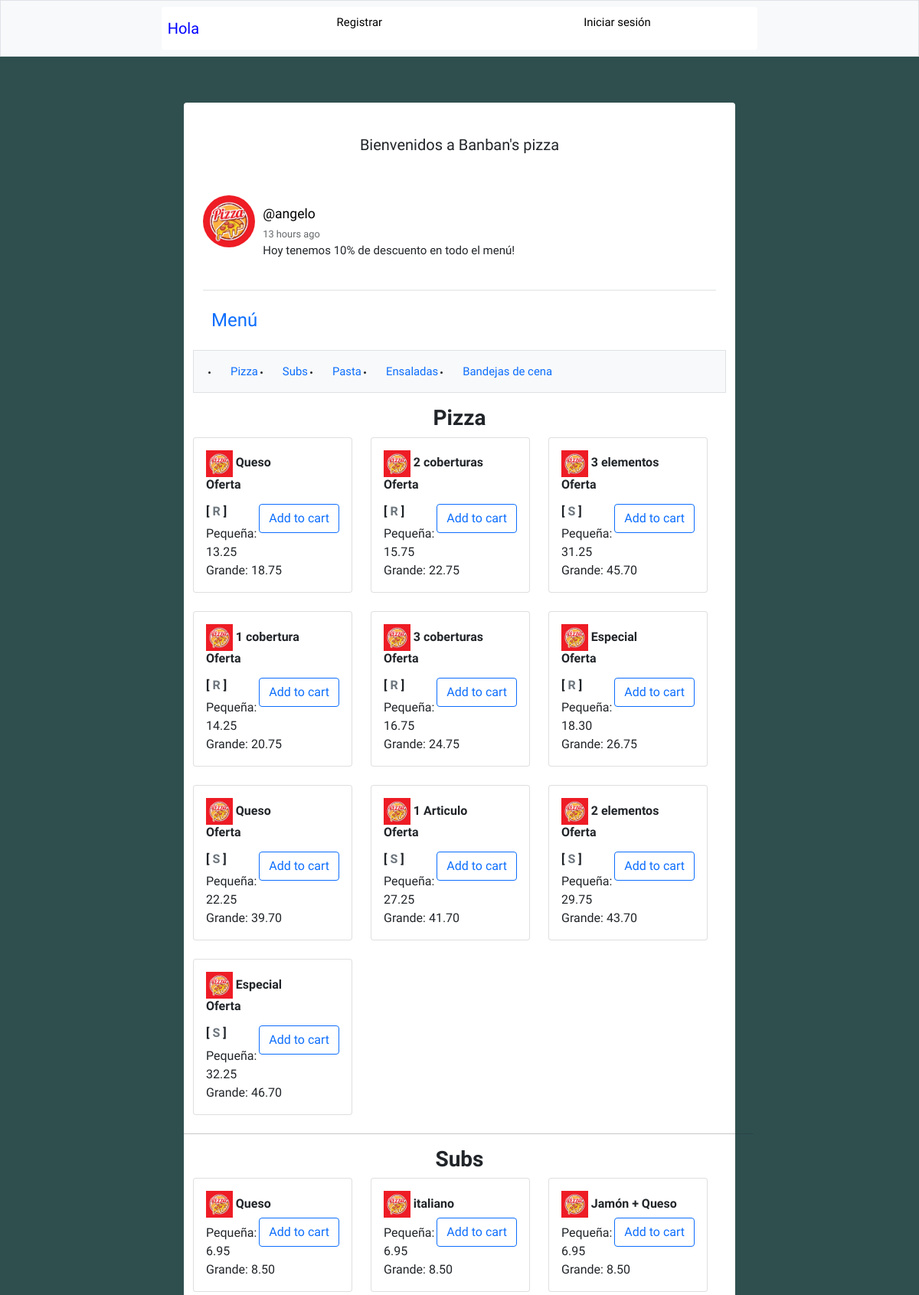
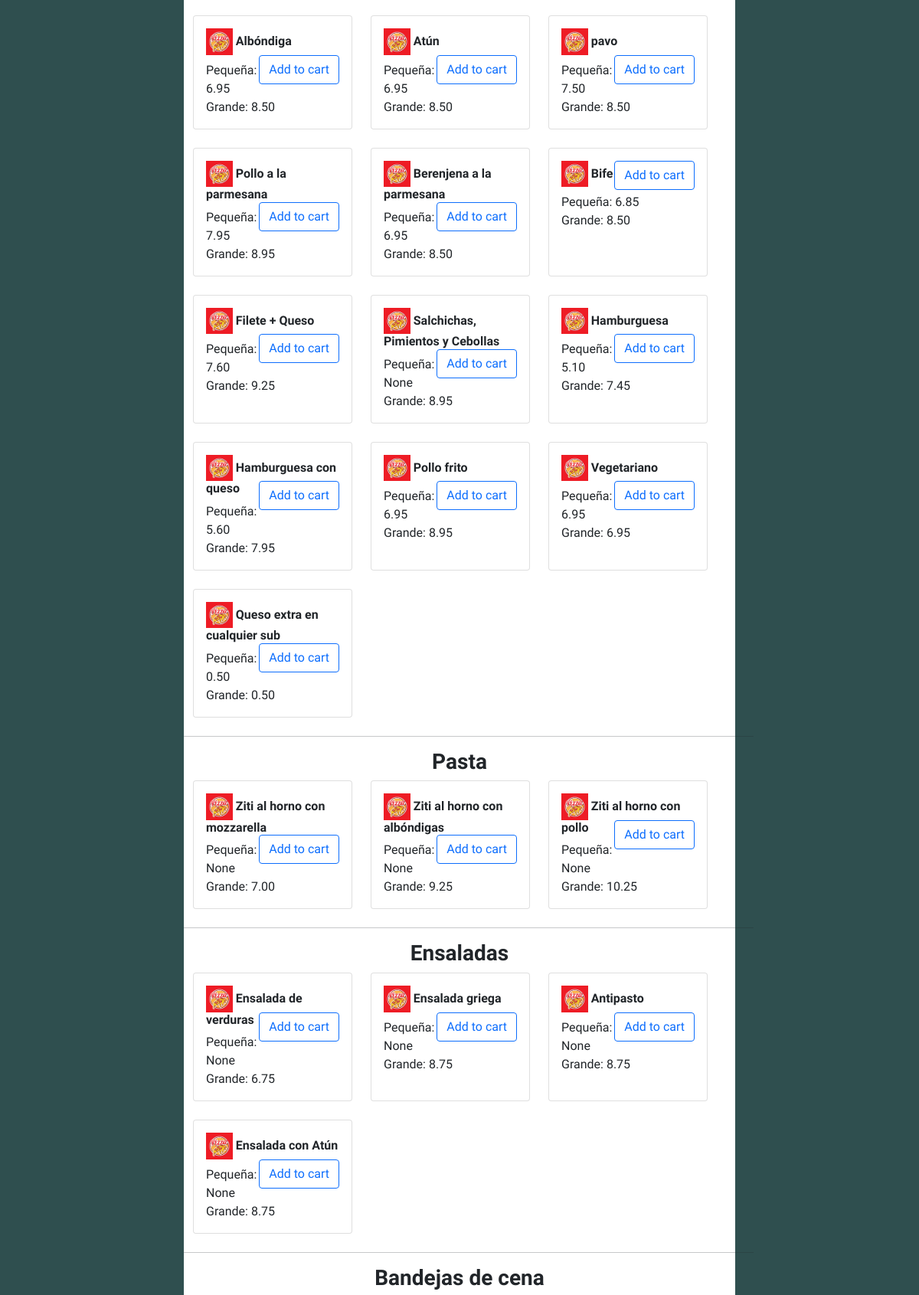
The page / (upper part) on the database its author committed (2 pictures, top to bottom).
### orders/models.py (models this page shows, shortened)
class Post(models.Model):
	user = models.ForeignKey(User, on_delete=models.CASCADE, related_name='posts')
	timestamp = models.DateTimeField(default=timezone.now)
	content = models.TextField()
	class Meta:
		ordering = ['-timestamp']

class Item_Category(models.Model):
    name = models.CharField(max_length=64)

class Item(models.Model):
    TYPE = [
        ('R', 'Regular Pizza'),
        ('S', 'Sicilian Pizza')
    ]
    category = models.ForeignKey(Item_Category, on_delete=models.CASCADE, related_name='item_category')
    name = models.CharField(max_length=64)
    item_type = models.CharField(max_length=1, choices=TYPE, blank=True, null=True)
    price_small = models.DecimalField(max_digits=6, decimal_places=2, blank=True, null=True)
    price_large = models.DecimalField(max_digits=6, decimal_places=2, blank=True, null=True)
    image = models.ImageField(upload_to='static/image/', blank=True)
    def max_topping(self):
        if(self.name[0].isdigit()):
            string = ''
            for i in range(1, int(self.name[0]) +1):
                string += f'{i}'
            return string
        return None

### orders/views.py (the view)
# urls.py: path('', views.index, name='index'),
def index(request):
	context = {
        'item_cats': Item_Category.objects.all(),
        'items': Item.objects.all(),
        'toppings': Topping.objects.all(),
        'posts': Post.objects.all()
    }
	return render(request, 'index.html', context)

### orders/templates/index.html (shortened to what this page needs)
{% extends 'layout.html' %}
{% load humanize %}
{% block content %}
{% for post in posts %}
<div class="col" style="text-align: center;">
  <h1>Bienvenidos a Banban's pizza</h1>
</div>
<article>
    <div class="container-article">
        <img src="../../static/pizza.jpg">
        <div>
          <h2 class="username"><a href="{% url 'profile' post.user.username %}">@{{ post.user.username }}</a></h2>
          <time data-time="#">{{ post.timestamp|naturaltime }}</time>
          <div class="post">{{ post.content }}</div>
      </div>
    </div>
</article>
{% endfor %}
<body>
  <div class="tab-content" id="pills-tabContent">
    <div
      class="tab-pane fade show active container"
      id="pills-profile"
      role="tabpanel"
      aria-labelledby="pills-profile-tab"
    >
      <h2 class="h4 m-4 text-primary">Menú</h2>
      <ul class="navbar navbar-expand-lg navbar-light bg-light border">
        {%for item_cat in item_cats %}
        <li class="nav-item">
            <a class="nav-link" href="#{{item_cat.name}}">{{item_cat.name}}</a>
        </li>
        {%endfor%}
      </ul>
      <div class="row row-cols-sm-1">
        {% block body %}
            {%for item_cat in item_cats %}
            <h3 id="{{item_cat.name}}" style="text-align: center;"><strong>{{item_cat.name}}</strong></h3>
            <div class="row row-cols-1 row-cols-md-3">
                {% for item in items %}
                    {% if item.category == item_cat %}
                    <div class="col mb-4">
                        <div class="card h-100"">
                            <div class="card-body">
                                <h5 class="card-title">
                                  <img src="../../static/pizza.jpg" style="width:20%">
                                    <strong>
                                        {{item.name}}
                                        {%if item.item_type != none %}
                                            <p>Oferta</p>
                                            [ <span class="text-muted">{{item.item_type}}</span> ]
                                        {%endif%}
                                    </strong>
                                    <button style="float: right;" class="btn btn-outline-primary" data-toggle="modal" data-target="#item-{{item.id}}-modal">Add to cart</button>
                                </h5>
                                <p class="card-text">Pequeña: {{item.price_small}}<br>Grande: {{item.price_large}} </strong></p>
                            </div>
                        </div>
                    </div>
                    {%endif%}
                {%endfor%}
              </div><hr>
            {%endfor%}
        {%endblock%}
      </div>
    </div>
  </div>
</body>
{% endblock %}

### orders/templates/layout.html (shortened to what this page needs)
<!DOCTYPE html>
<html>
<head>
	<link href="https://cdn.jsdelivr.net/npm/bootstrap@5.0.0-beta2/dist/css/bootstrap.min.css" rel="stylesheet"/>
	<link rel="stylesheet" type="text/css" href="../../static/normalize.css">
	<link rel="stylesheet" type="text/css" href="../../static/style.css">
</head>
<body>
	<header class="navbar sticky-top navbar-expand-lg navbar-light bg-light border">
		<nav class="main">
			<a class="navbar-brand" style="color: blue;" href="{% url 'index' %}">
                Hola {{ user.username }} {%if request.user.is_staff %} - Admin {%endif%}
            </a>
			<ul>
			{% if request.user.is_authenticated %}
			<li><a href="{% url 'logout' %}">Salir</a></li>
			<li class="nav-item"><a class="nav-link" href="{% url 'orders' %}">Mis ordenes</a></li>
			<li class="nav-item"><a class="nav-link" href="{% url 'cart' %}">Carrito</a></li>
			{% else %}
			<li><a href="{% url 'register' %}">Registrar</a></li>
			<li><a href="{% url 'login' %}">Iniciar sesión</a></li>
			{% endif %}
		</ul>
	</nav>
</header>
<div class="main">
	<nav class="second-nav">
	</nav>
	{% block content %}
	{% endblock content %}
	</div>
</body>
</html>

### orders/static/style.css (style rules this page uses)
body { background: #2F4F4F; font-size: 62.5%; font-family: 'Varela Round', Helvetica, Arial, serif; }
h5 { font-size: 1rem; margin-bottom: 0; }
p { font-size: 1rem; }
button { font-size: 1rem; color: white; padding: 0.4rem 1.4rem; border: none; background: #7A9D96; border-radius: 4px; cursor: pointer; }
img { object-fit: cover; }
nav.main { min-height: 7vh; display: flex; width: 65%; margin: auto; align-items: center; padding: 0.5rem; }
nav.main ul { display: flex; flex: 1 1 40rem; justify-content: space-around; align-items: center; list-style: none; }
a { font-size: .93rem; text-decoration: none; color: black; }
.main { background: white; width: 60%; margin: 5% auto; border-radius: 4px; padding-bottom: 20px; }
.second-nav { display: flex; padding: 15px 30px; }
article { width: 93%; margin: auto; padding: 40px 0; border-bottom: 2px solid #ECEEEF; }
.username { margin-bottom: .2rem; }
.username a { font-size: 1.1rem; }
.container-article { display: flex; }
.container-article img { height: 68px; width: 68px; margin-right: 10px; border-radius: 50%; }
time { font-size: .8rem; opacity: .7; }
.post { font-size: .94rem; }
header, .alert { z-index: 100; }

### rows shown on the page
Post: user.username "angelo", timestamp "13 hours ago", content "Hoy tenemos 10% de descuento en todo el menú!"
Item_Category: name "Pizza"
Item_Category: name "Subs"
Item_Category: name "Pasta"
Item_Category: name "Ensaladas"
Item_Category: name "Bandejas de cena"
Item: name "Queso", item_type "R", price_small "13.25", price_large "18.75"
Item: name "2 coberturas", item_type "R", price_small "15.75", price_large "22.75"
Item: name "3 elementos", item_type "S", price_small "31.25", price_large "45.70"
Item: name "1 cobertura", item_type "R", price_small "14.25", price_large "20.75"
Item: name "3 coberturas", item_type "R", price_small "16.75", price_large "24.75"
Item: name "Especial", item_type "R", price_small "18.30", price_large "26.75"
Item: name "Queso", item_type "S", price_small "22.25", price_large "39.70"
Item: name "1 Articulo", item_type "S", price_small "27.25", price_large "41.70"
Item: name "2 elementos", item_type "S", price_small "29.75", price_large "43.70"
Item: name "Especial", item_type "S", price_small "32.25", price_large "46.70"
Item: name "Queso", price_small "6.95", price_large "8.50"
Item: name "italiano", price_small "6.95", price_large "8.50"
Item: name "Jamón + Queso", price_small "6.95", price_large "8.50"
Item: name "Albóndiga", price_small "6.95", price_large "8.50"
Item: name "Atún", price_small "6.95", price_large "8.50"
Item: name "pavo", price_small "7.50", price_large "8.50"
Item: name "Pollo a la parmesana", price_small "7.95", price_large "8.95"
Item: name "Berenjena a la parmesana", price_small "6.95", price_large "8.50"
Item: name "Bife", price_small "6.85", price_large "8.50"
Item: name "Filete + Queso", price_small "7.60", price_large "9.25"
Item: name "Salchichas, Pimientos y Cebollas", price_small "None", price_large "8.95"
Item: name "Hamburguesa", price_small "5.10", price_large "7.45"
Item: name "Hamburguesa con queso", price_small "5.60", price_large "7.95"
Item: name "Pollo frito", price_small "6.95", price_large "8.95"
Item: name "Vegetariano", price_small "6.95", price_large "6.95"
Item: name "Queso extra en cualquier sub", price_small "0.50", price_large "0.50"
Item: name "Ziti al horno con mozzarella", price_small "None", price_large "7.00"
Item: name "Ziti al horno con albóndigas", price_small "None", price_large "9.25"
Item: name "Ziti al horno con pollo", price_small "None", price_large "10.25"
Item: name "Ensalada de verduras", price_small "None", price_large "6.75"
Item: name "Ensalada griega", price_small "None", price_large "8.75"
Item: name "Antipasto", price_small "None", price_large "8.75"
Item: name "Ensalada con Atún", price_small "None", price_large "8.75"
